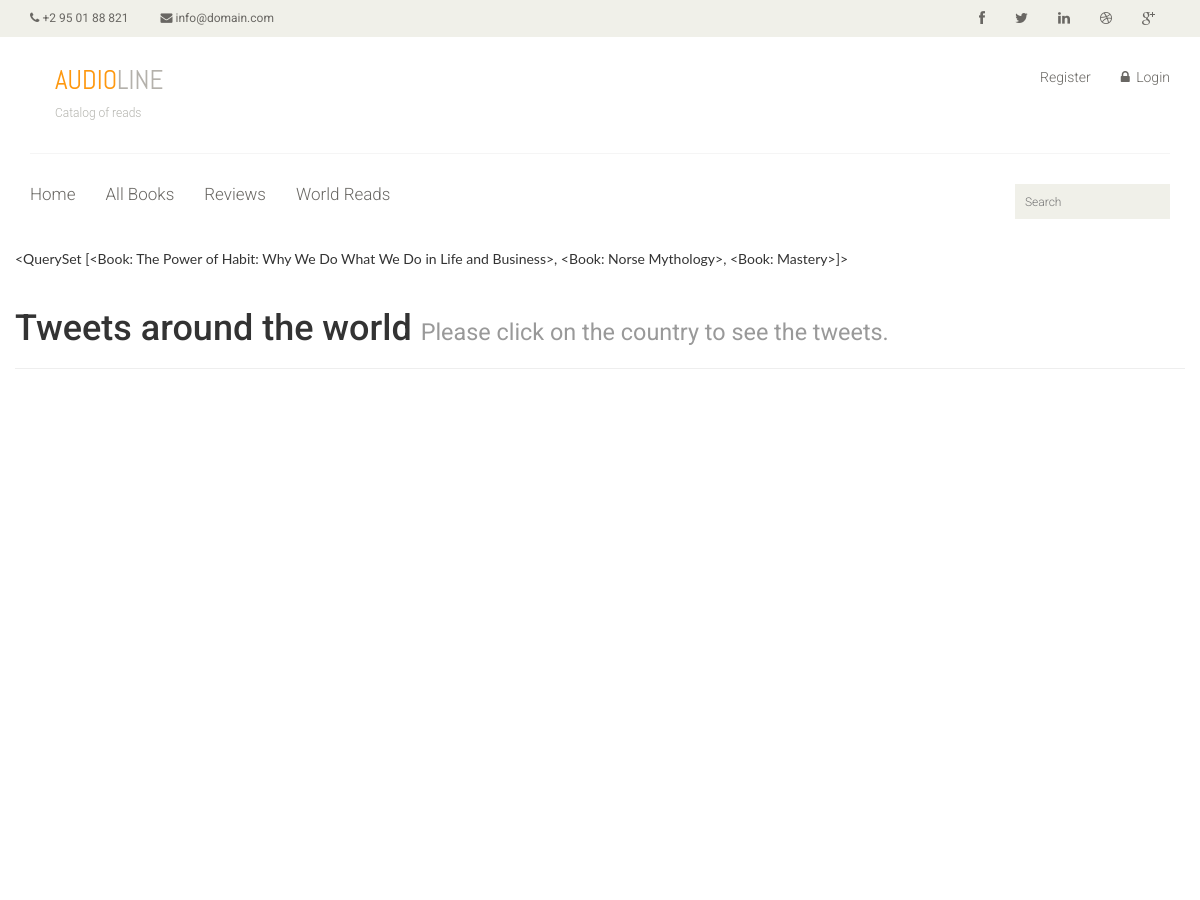
Page /books/world-reads-book/1/ (upper part) on the earlier database version.
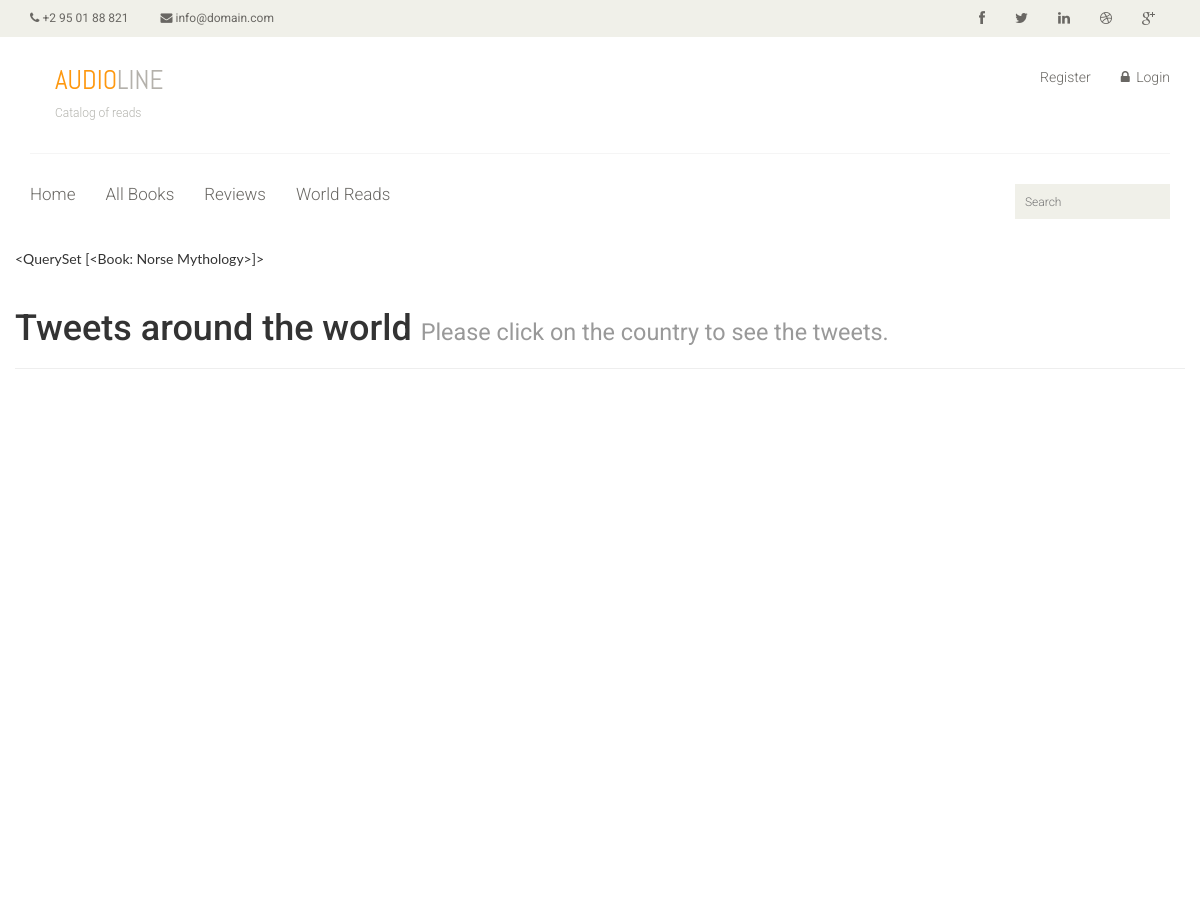
Same page on the later database version.
### books/models.py (models this page shows, shortened)
class Book(models.Model):
	BANNER_CHOICE = (
			('On', 'on'),
			('Off', 'off')
		)
	FEATURE_CHOICE=(
			('On', 'on'),
			('Off', 'off')
		)
	isbn = models.CharField(max_length=120)
	title = models.CharField(max_length=120)
	description = models.TextField()
	author_id = models.ManyToManyField('Author')
	narrator_id = models.ManyToManyField('Narrator')
	length = models.DurationField(default=timedelta(minutes=20))
	program_format = models.ForeignKey('ProgramFormat', null=True)
	release_date = models.DateTimeField(auto_now=False, auto_now_add=False)
	publisher = models.ForeignKey('Publisher',null=False)
	image = models.FileField(null=True, blank=True)
	audio_link = models.FileField(upload_to=get_upload_file_name)
	category_id = models.ForeignKey('Category', null=True)
	is_banner = models.CharField(max_length=10, choices=BANNER_CHOICE)
	is_featured = models.CharField(max_length=10, choices=FEATURE_CHOICE)
	updated = models.DateTimeField(auto_now=True, auto_now_add=False)
	timestamp = models.DateTimeField(auto_now=False, auto_now_add=True)
	def __str__(self):
		return self.title

### books/views.py (the view)
# urls.py: url(r'^world-reads-book/(?P<pk>[0-9]+)/$', views.WorldReadsBook.as_view(), name="world-read"),
class WorldReadsBook(generic.ListView):
	template_name = "world_tweets.html"
	context_object_name = "selected_books"
	def get_queryset(self):
		return Book.objects.all()
	def post(self, request, *args, **kwargs):
		context = {}
		country_name = request.POST['country_name']
		tweets = []
		try:
			tweets = getTweets(country_name)
		except Exception:
			tweets.append("Please try after sometime.")
		return HttpResponse(JsonResponse(tweets, safe=False))

### templates/world_tweets.html (shortened to what this page needs)
{% extends 'base.html' %}
{% load book_extras %}
{% block content %}
{{ selected_books }}
<div class="page-header">
  <h1>Tweets around the world <small>Please click on the country to see the tweets.</small></h1>
</div>
<br>
<div id="container" style="height: 1000px"></div>
{% endblock %}

### templates/base.html (shortened to what this page needs)
<!DOCTYPE html>
<html>
<head>
	{% load staticfiles %}
	{% load book_extras %}
    <link href="{% static 'css/bootstrap.min.css' %}" rel="stylesheet">
    <link href="{% static 'css/font-awesome.min.css' %}" rel="stylesheet">
    <link href="{% static 'css/prettyPhoto.css' %}" rel="stylesheet">
    <link href="{% static 'css/price-range.css' %}" rel="stylesheet">
    <link href="{% static 'css/animate.css' %}" rel="stylesheet">
	<link href="{% static 'css/main.css' %}" rel="stylesheet">
	<link href="{% static 'css/responsive.css' %}" rel="stylesheet">
    <link href="{% static 'css/site.css' %}" rel="stylesheet">
</head>
<body>
<header id="header">
		<div class="header_top">
			<div class="container">
				<div class="row">
					<div class="col-sm-6">
						<div class="contactinfo">
							<ul class="nav nav-pills">
								<li><a href="#"><i class="fa fa-phone"></i> +2 95 01 88 821</a></li>
								<li><a href="#"><i class="fa fa-envelope"></i> info@domain.com</a></li>
							</ul>
						</div>
					</div>
					<div class="col-sm-6">
						<div class="social-icons pull-right">
							<ul class="nav navbar-nav">
								<li><a href="#"><i class="fa fa-facebook"></i></a></li>
								<li><a href="#"><i class="fa fa-twitter"></i></a></li>
								<li><a href="#"><i class="fa fa-linkedin"></i></a></li>
								<li><a href="#"><i class="fa fa-dribbble"></i></a></li>
								<li><a href="#"><i class="fa fa-google-plus"></i></a></li>
							</ul>
						</div>
					</div>
				</div>
			</div>
		</div>
		<div class="header-middle">
			<div class="container">
				<div class="row">
					<div class="col-sm-4">
						<div class="logo pull-left">
							<a href="/"><img  src="{% static 'images/home/logo.png' %}" alt="" /></a>
						</div>
					</div>
					{% if user.is_authenticated %}
					<div class="col-sm-8">
						<div class="shop-menu pull-right">
							<ul class="nav navbar-nav">
								<li>
									<button type="button" class="btn btn-default dropdown-toggle" data-toggle="dropdown">
									 Hi
									 {% if user.first_name %}
									 	{{ user.first_name }} {{ user.last_name }}
									 {% else %}
										{{ user.username }}
									 {% endif %}
									 <span class="caret"></span>
									</button>
									<ul class="dropdown-menu">
										<li><a href="/profile/">My Profile</a></li>
									</ul>
								</li>
								<li><a href="/logout/"><i class="fa fa-sign-out"></i> Logout</a></li>
							</ul>
						</div>
					</div>
					{% else %}
					<div class="col-sm-8">
						<div class="shop-menu pull-right">
							<ul class="nav navbar-nav">
								<li><a href="/register/"> Register</a></li>
								<li><a href="/login/"><i class="fa fa-lock"></i> Login</a></li>
							</ul>
						</div>
					</div>
					{% endif %}
				</div>
			</div>
		</div>
		<div class="header-bottom">
			<div class="container">
				<div class="row">
					<div class="col-sm-9">
						<div class="mainmenu pull-left">
							<ul class="nav navbar-nav collapse navbar-collapse">
								<li><a href="/" class="{% if request.path == '/' %}active{% endif %}">Home</a></li>
								<li><a href="/category_link/" class="{% if request.path == '/category_link/' %}active{% endif %}">All Books</a></li>
								<li><a href="/reviews/" class="{% if request.path == '/reviews/' %}active{% endif %}">Reviews</a></li>
								<li><a href="/world-reads/" class="{% if request.path == '/world-reads/' %}active{% endif %}">World Reads</a></li>
							</ul>
						</div>
					</div>
					<div class="col-sm-3">
						<div class="search_box pull-right">
							<input type="text" placeholder="Search"/>
						</div>
					</div>
				</div>
			</div>
		</div>
	</header>
<section>
	<div class="container">
		<div class="row">
			{% block content %}{% endblock %}
		</div>
	</div>
</section>
</body>
</html>

### static/css/main.css (style rules this page uses)
body { font-family: 'Roboto', sans-serif; background:; position: relative; font-weight:400px; }
ul li { list-style: none; }
a { -webkit-transition: 300ms; -moz-transition: 300ms; -o-transition: 300ms; transition: 300ms; }
h1, h2, h3, h4, h5, h6 { font-family: 'Roboto', sans-serif; }
.header_top { background: none repeat scroll 0 0 #F0F0E9; }
.contactinfo ul li:first-child { margin-left: -15px; }
.contactinfo ul li a { font-size: 12px; color: #696763; font-family: 'Roboto', sans-serif; }
.social-icons ul li a { border: 0 none; border-radius: 0; color: #696763; padding:0px; }
.social-icons ul li { display:inline-block; }
.social-icons ul li a i { padding: 11px 15px; transition: all 0.9s ease 0s; -moz-transition: all 0.9s ease 0s; -webkit-transition: all 0.9s ease 0s; -o-transition: all 0.9s ease 0s; }
.header-middle .container .row { border-bottom: 1px solid #f5f5f5; margin-left: 0; margin-right: 0; padding-bottom: 20px; padding-top: 20px; }
.header-middle .container .row .col-sm-4 { padding-left: 0; }
.header-middle .container .row .col-sm-8 { padding-right:0; }
.shop-menu ul li { display:inline-block; padding-left: 15px; padding-right: 15px; }
.shop-menu ul li:last-child { padding-right: 0; }
.shop-menu ul li a { background: #FFFFFF; color: #696763; font-family: 'Roboto', sans-serif; font-size: 14px; font-weight: 300; padding:0; padding-right: 0; margin-top: 10px; }
.shop-menu ul li a i { margin-right:3px; }
.header-bottom { padding-bottom: 30px; padding-top: 30px; }
.navbar-collapse.collapse { padding-left: 0; }
.mainmenu ul li { padding-right: 15px; padding-left: 15px; }
.mainmenu ul li:first-child { padding-left: 0px; }
.mainmenu ul li a { color: #696763; font-family: 'Roboto', sans-serif; font-size: 17px; font-weight: 300; padding: 0; padding-bottom: 10px; }
.search_box input { background: #F0F0E9; border: medium none; color: #B2B2B2; font-family: 'roboto'; font-size: 12px; font-weight: 300; height: 35px; outline: medium none; padding-left: 10px; width: 155px; background-image: url(../images/home/searchicon.png); background-repeat: no-repeat; background-position: 130px; }

### static/css/site.css (style rules this page uses)
body { margin: 0; font-family: 'Lato', sans-serif; }

Differences in the rows shown:
changed Book: title "<QuerySet [<Book: The Power of Habit: Why We Do What We Do in Life and Business>, <Book: Norse Mythology>, <Book: Mastery>]>" → "<QuerySet [<Book: Norse Mythology>]>"
